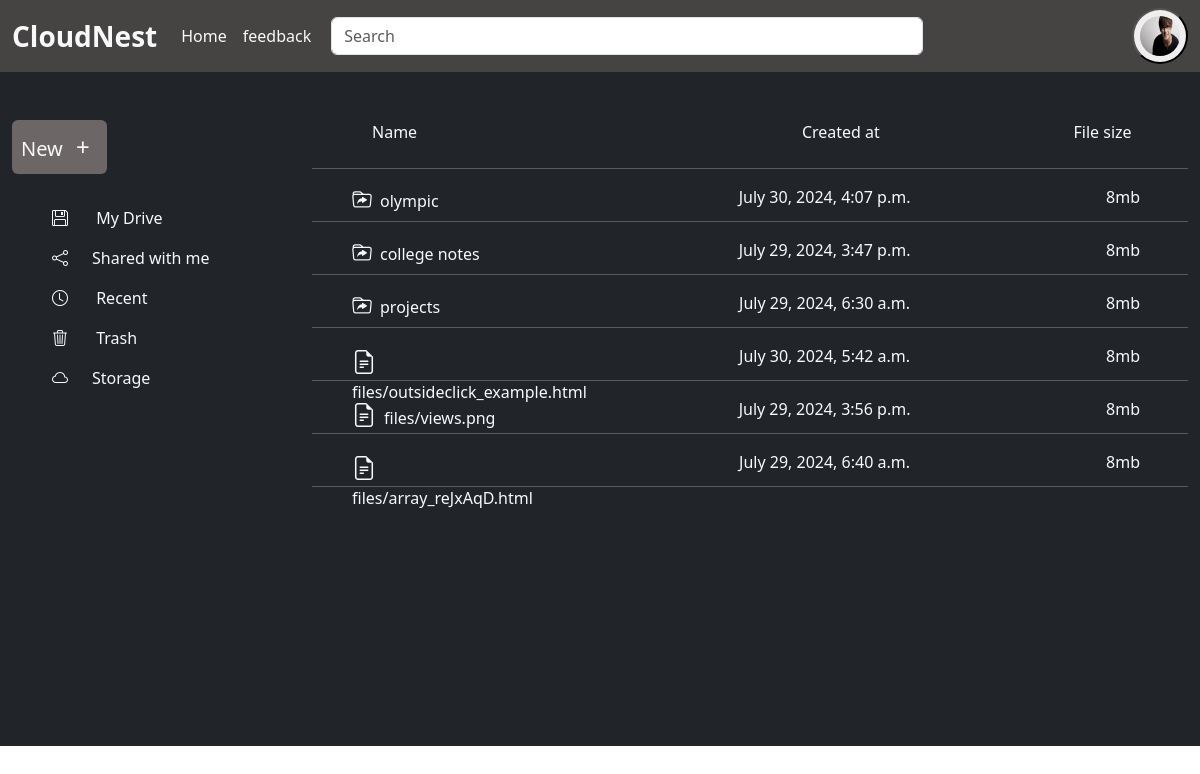
The app's page / (signed in), older data.
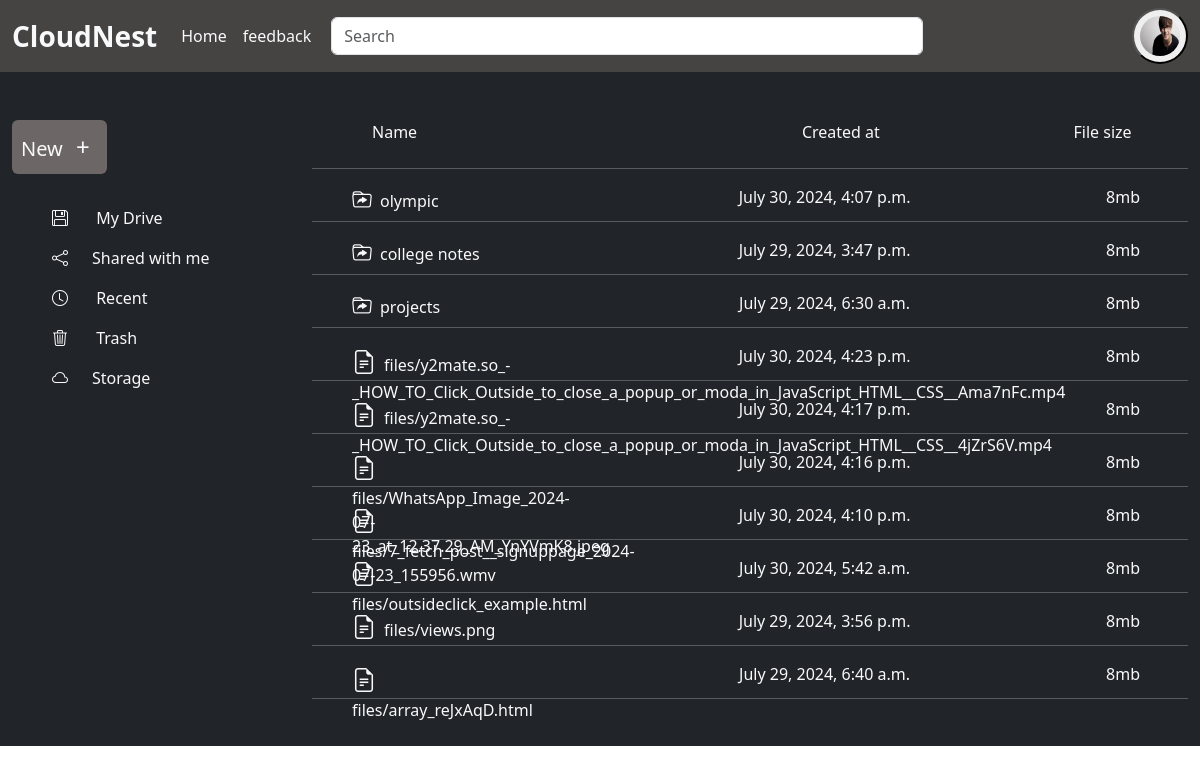
The same page, newer data.
### drive/models.py (models this page shows, shortened)
class Folder(models.Model):
    folderName= models.CharField(max_length=50,default='Folder',null=True)
    folderUser = models.ForeignKey(User,on_delete=models.CASCADE,null=True)
    created_at = models.DateTimeField(auto_now_add=True)

class File(models.Model):
    file = models.FileField(upload_to='files',null=False)
    fileUser = models.ForeignKey(User,on_delete=models.CASCADE)
    created_at = models.DateTimeField(auto_now_add=True)

### drive/views.py (the view, shortened to what this page needs)
# urls.py: 2. Add a URL to urlpatterns:  path('', views.home, name='home')
def home(request):
    if request.user.is_authenticated:
        folders = Folder.objects.filter(folderUser=request.user).order_by('-id')
        files = File.objects.filter(fileUser=request.user).order_by('-id')
        context = {
        'folders' : folders,
        'files':files
                }
        return render(request,"home.html",context)
    else:
        return render(request,'home.html')

### drive/templates/home.html (shortened to what this page needs)
{% extends 'index.html' %}
{% block content %}
{% if user.is_authenticated %}
{% include "leftContainer.html" %}
{% include "rightContainer.html" %}
{% else %}
<p>not authenticated for home page</p>
{% endif %}
{% endblock content %}

### drive/templates/rightContainer.html (shortened to what this page needs)
<!DOCTYPE html>
<html lang="en">
<head>
</head>
<body>
    <div class="container-fluid w-75 float-end bg-dark position-relative me-0 pb-3" style="height:auto;padding-bottom: 23px;">
        <div class="container d-flex justify-content-between w-75 ms-5 mt-5 pb-2 sticky-top  text-light">
            <div class="name w-50">Name</div>
            <div class="owner w-25">Created at</div>
            <div class="file_size " style="margin-right: -20%;">File size</div>
        </div>
        <div class="list-group overflow-y-scroll  p-0" style="height:72.3vh;">
        {% if folders %}
            {% for folder in folders %}
            <hr class="text-light">
            <a href="{% url 'folder' folder.id %}" class="text-decoration-none text-light d-flex justify-content-between ps-4 pe-4 pt-0" style="height: 20px;">
                <div class  ="folder_name w-25 ps-3"><i class="bi bi-folder-symlink pe-2 fs-5"></i>{{folder.folderName}}</div>
                <div class="folder_name">{{folder.created_at}}</div>
                <div class="folder_name pe-4">8mb</div>
            </a>
            {% endfor %}
        {% endif %}
        {% if files %}
            {% for file in files %}
                <hr class="text-light">
                <a href="" class="text-decoration-none text-light d-flex justify-content-between ps-4 pe-4 pt-0" style="height: 20px;">
                    <div class  ="folder_name w-25 ps-3"><i class="bi bi-file-earmark-text fs-4 pe-2"></i>{{file.file}}</div>
                    <div class="folder_name">{{file.created_at}}</div>
                    <div class="folder_name pe-4">8mb</div>
                </a>
            {% endfor %}
        {% endif %}
        <hr class="text-light">
    </div>
    </div>
</body>
</html>

Row changes from the older to the newer data that the page shows:
added File: file "files/y2mate.so_-_HOW_TO_Click_Outside_to_close_a_popup_or_moda_in_JavaScript_HTML__CSS__Ama7nFc.mp4", created_at "July 30, 2024, 4:23 p.m."
added File: file "files/y2mate.so_-_HOW_TO_Click_Outside_to_close_a_popup_or_moda_in_JavaScript_HTML__CSS__4jZrS6V.mp4", created_at "July 30, 2024, 4:17 p.m."
added File: file "files/WhatsApp_Image_2024-07-23_at_12.37.29_AM_YnYVmK8.jpeg", created_at "July 30, 2024, 4:16 p.m."
added File: file "files/7_fetch_post__signuppage_2024-07-23_155956.wmv", created_at "July 30, 2024, 4:10 p.m."
